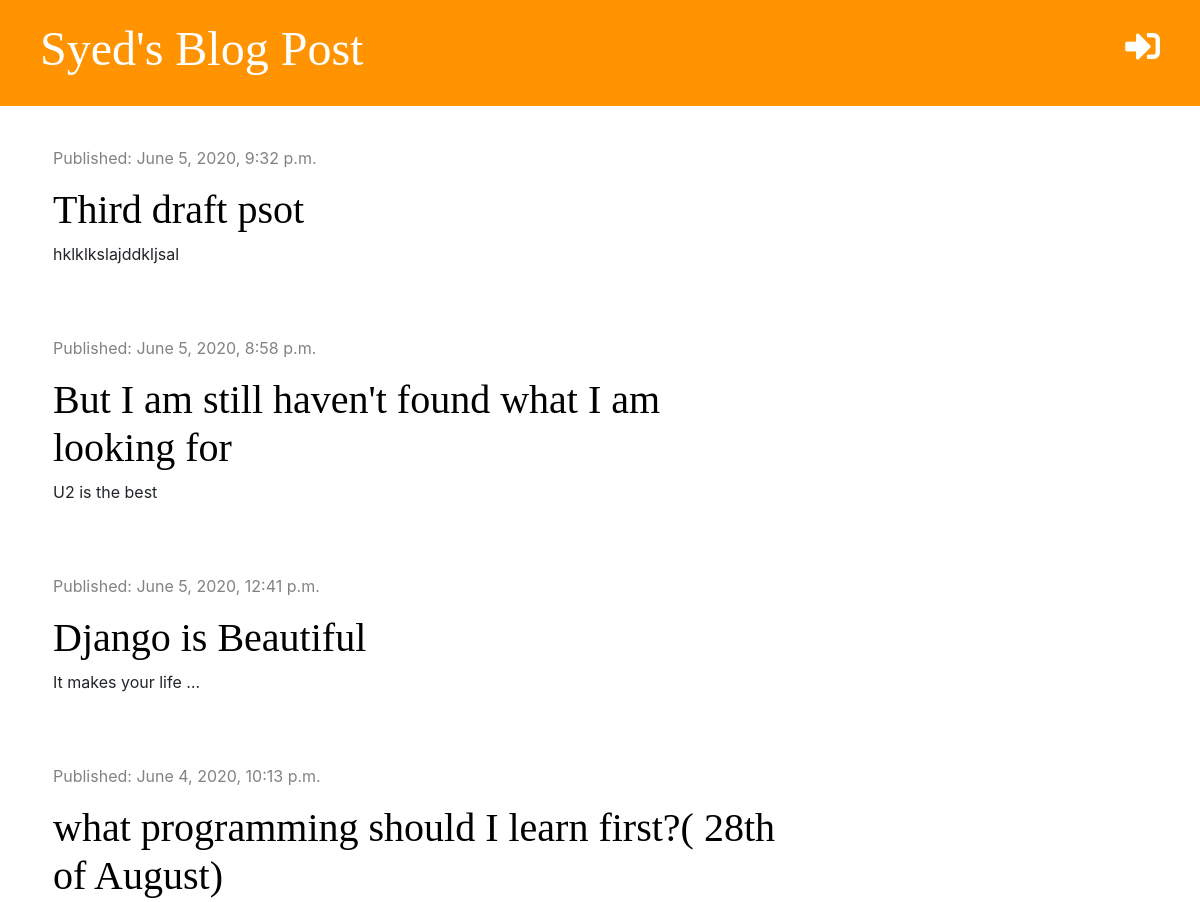
/ (upper part), run on an earlier commit of the app's database.
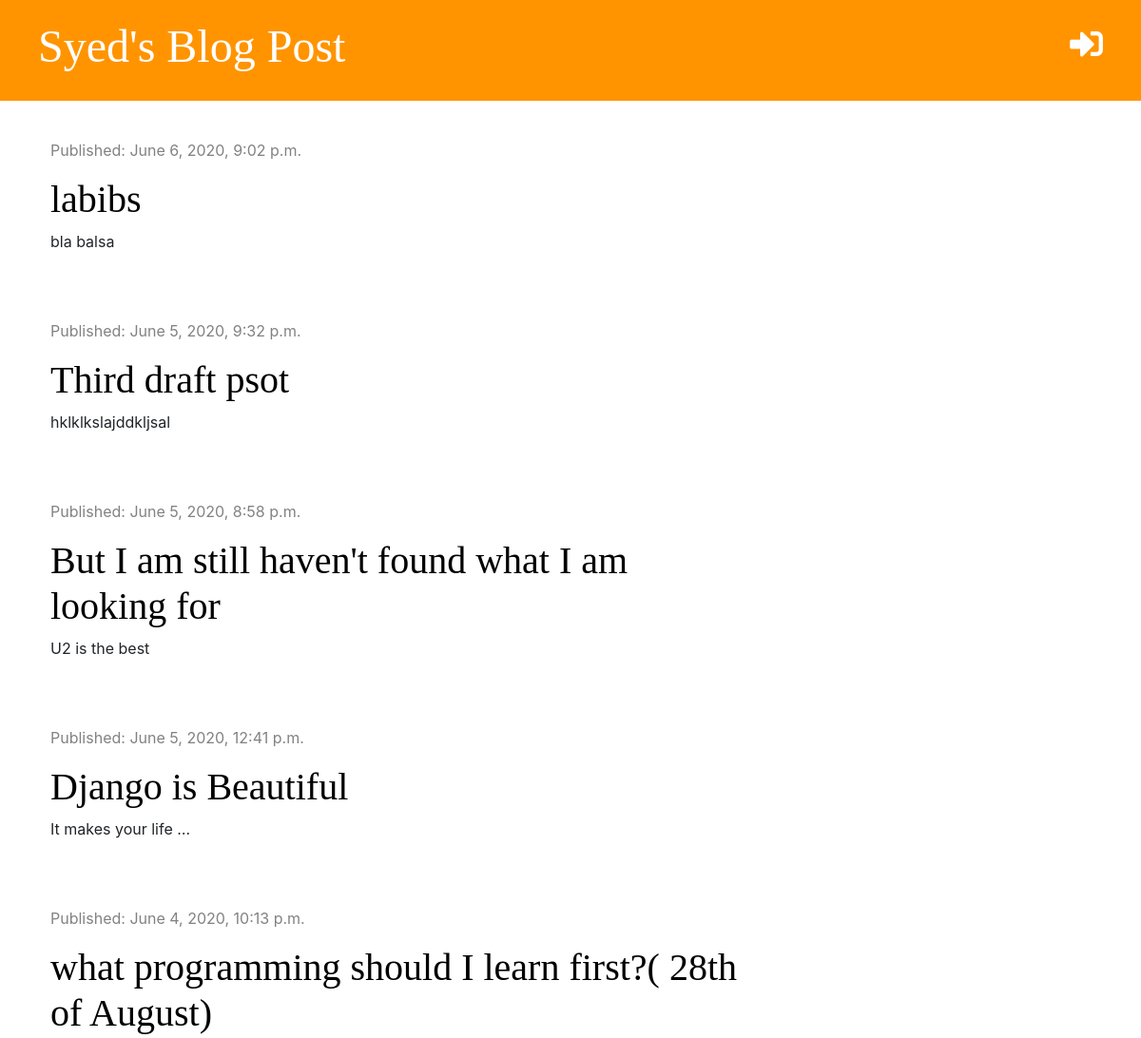
And on a later commit of the database.
### blog/models.py (models this page shows, shortened)
class Post(models.Model):
    auther=models.ForeignKey('auth.User',on_delete=models.CASCADE)
    title=models.CharField(max_length=200)
    text=models.TextField()
    created_date=models.DateTimeField(default=timezone.now)
    published_date=models.DateTimeField( blank=True, null=True)

### blog/views.py (the view)
# urls.py: path('',views.post_list,name='post_list'),
def post_list(request):
    posts= Post.objects.filter(published_date__lte=timezone.now()).order_by('-published_date')
    stuff_for_frontend={'posts':posts}
    return render(request,'blog/post_list.html', stuff_for_frontend)

### blog/templates/blog/post_list.html (shortened to what this page needs)
{% extends 'blog/base.html'%}
{% block content %}
    {%for post in posts %}
    <div class='post'>
        <div class="date">
            <p> Published: {{post.published_date}}</p>
        </div>
       <h2><a href="{% url 'post_detail' pk=post.pk %}"> {{post.title}} </a> </h2>
       <p> {{post.text|truncatechars:20 |linebreaksbr}}</p>
    </div>
    {%endfor%}
{% endblock %}

What changed in the data, as far as the page shows it:
added Post: published_date "June 6, 2020, 9:02 p.m.", title "labibs", text "bla balsa"
